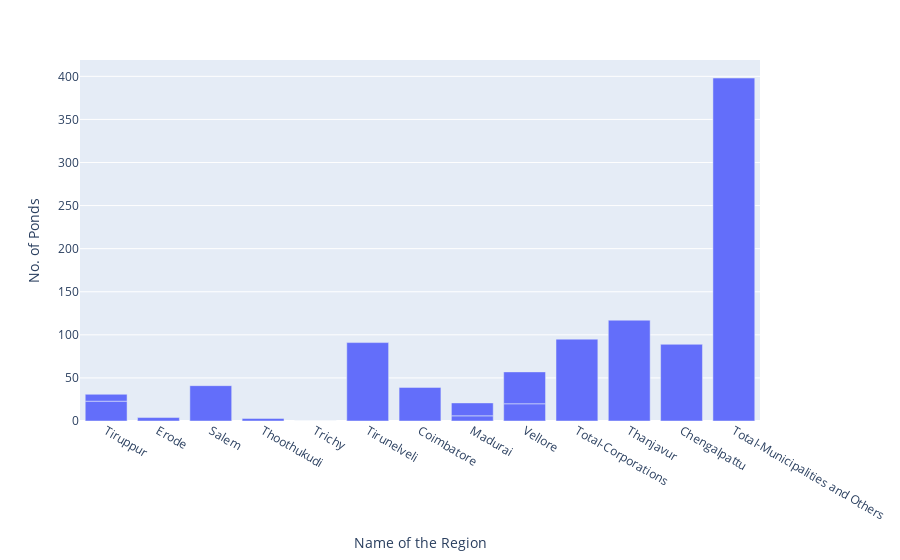

The code cell stored with this chart in its notebook:
### Code cell
fig= px.bar(totalwaterbodies, x = "Name of the Region", y = "No. of Ponds")
fig.show()

### Figure 1 — Plotly figure (JSON) as saved in the notebook; plotly's stock layout.template omitted (floating-point values rounded to 4 significant figures)
{"data": [{"alignmentgroup": "True", "hovertemplate": "Name of the Region=%{x}<br>No. of Ponds=%{y}<extra></extra>", "legendgroup": "", "marker": {"color": "#636efa", "pattern": {"shape": ""}}, "name": "", "offsetgroup": "", "orientation": "v", "showlegend": false, "textposition": "auto", "type": "bar", "x": ["Tiruppur", "Erode", "Salem", "Thoothukudi", "Trichy", "Tirunelveli", "Coimbatore", "Madurai", "Vellore", "Total-Corporations", "Tiruppur", "Vellore", "Tirunelveli", "Thanjavur", "Madurai", "Salem", "Chengalpattu", "Total-Municipalities and Others"], "xaxis": "x", "y": [23, 4, 0, 3, 0, 0, 39, 6, 20, 95, 8, 37, 91, 117, 15, 41, 89, 398], "yaxis": "y"}], "layout": {"barmode": "relative", "legend": {"tracegroupgap": 0}, "margin": {"t": 60}, "xaxis": {"anchor": "y", "domain": [0, 1], "title": {"text": "Name of the Region"}}, "yaxis": {"anchor": "x", "domain": [0, 1], "title": {"text": "No. of Ponds"}}}}
